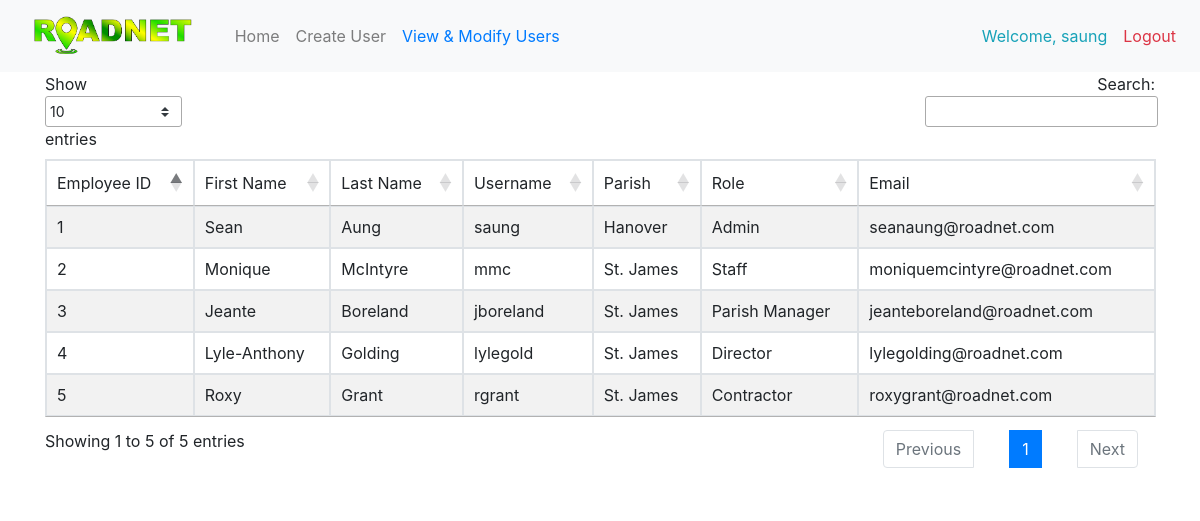
/admin/adminView.php (signed in), run on the app's committed database.
### tables this page shows
CREATE TABLE employee (
    eid int NOT NULL UNIQUE AUTO_INCREMENT,
    fname VARCHAR(30) NOT NULL,
    lname VARCHAR(30) NOT NULL,
    username VARCHAR(30) NOT NULL,
    password VARCHAR(25) NOT NULL,
    email VARCHAR(50) NOT NULL,
    parish VARCHAR(25) NOT NULL,
    role VARCHAR(20) NOT NULL,

    PRIMARY KEY (eid)
);

### admin/adminView.php (the view, shortened to what this page needs)
<?php
$connect = mysqli_connect("localhost", "root", "", "roadnet");
$query = "SELECT eid, fname, lname, username, parish, role, email FROM employee ORDER BY eid DESC";
$result = mysqli_query($connect, $query);
?>
<!DOCTYPE html>
<html lang="en">
    <head>
        <link rel="stylesheet" href="https://cdn.jsdelivr.net/npm/bootstrap@4.6.0/dist/css/bootstrap.min.css">
        <link rel="stylesheet" type="text/css" href="https://cdn.datatables.net/1.10.24/css/jquery.dataTables.css">
    </head>
    <body>
        <nav class="navbar navbar-expand-lg navbar-light bg-light">
            <div class="navbar-brand col-6 col-lg-2">
                <img src="http://localhost/roadnet/rimages/logo.png" class="img-fluid">
            </div>
            <div class="collapse navbar-collapse" id="navbarText">
                <ul class="navbar-nav mr-auto">
                    <li class="nav-item">
                        <a class="nav-link" href="http://localhost/roadnet/admin/admin_home.php">Home</a>
                    </li>
                    <li class="nav-item">
                        <a class="nav-link" href="http://localhost/roadnet/admin/createusr/createuser.php">Create User</a>
                    </li>
                    <li class="nav-item active">
                        <a class="nav-link text-primary" href="http://localhost/roadnet/admin/adminView.php">View & Modify Users<span class="sr-only">(current)</span></a>
                    </li>
                </ul>
                <span class="navbar-text">
                    <ul class="navbar-nav mr-auto">
                        <?php
                            echo
                                '<li class="nav-item">
                                    <a class="nav-link text-center text-info">Welcome, '.$_SESSION['admin_login'].'</a>
                                </li>';
                            echo '
                                <li class="nav-item">
                                    <a  href="http://localhost/roadnet/logout.php" class="nav-link text-center text-danger">Logout</a>
                                </li>';
                        ?>
                    </ul>
                </span>
            </div>
        </nav>
        <div class="container">
            <table id="employee_data" class="table table-striped table-bordered">
                <thead>
                    <tr>
                        <td>Employee ID</td>
                        <td>First Name</td>
                        <td>Last Name</td>
                        <td>Username</td>
                        <td>Parish</td>
                        <td>Role</td>
                        <td>Email</td>
                    </tr>
                </thead>
                <?php
                    while($row = mysqli_fetch_array($result)) {
                        echo '
                        <tr>
                            <td>'.$row["eid"].'</td>
                            <td>'.$row["fname"].'</td>
                            <td>'.$row["lname"].'</td>
                            <td>'.$row["username"].'</td>
                            <td>'.$row["parish"].'</td>
                            <td>'.$row["role"].'</td>
                            <td>'.$row["email"].'</td>
                        </tr>
                        ';
                    }
                ?>
            </table>
        </div>
    </body>
</html>

### data on the page
employee: eid "5", fname "Roxy", lname "Grant", username "rgrant", parish "St. James", role "Contractor", email "roxygrant@roadnet.com"
employee: eid "4", fname "Lyle-Anthony", lname "Golding", username "lylegold", parish "St. James", role "Director", email "lylegolding@roadnet.com"
employee: eid "3", fname "Jeante", lname "Boreland", username "jboreland", parish "St. James", role "Parish Manager", email "jeanteboreland@roadnet.com"
employee: eid "2", fname "Monique", lname "McIntyre", username "mmc", parish "St. James", role "Staff", email "moniquemcintyre@roadnet.com"
employee: eid "1", fname "Sean", lname "Aung", username "saung", parish "Hanover", role "Admin", email "seanaung@roadnet.com"

### other printed values
$_SESSION['admin_login'] "saung"
